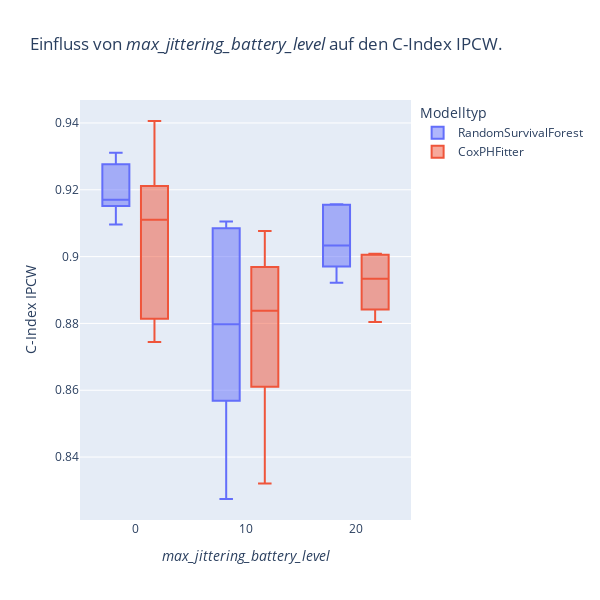
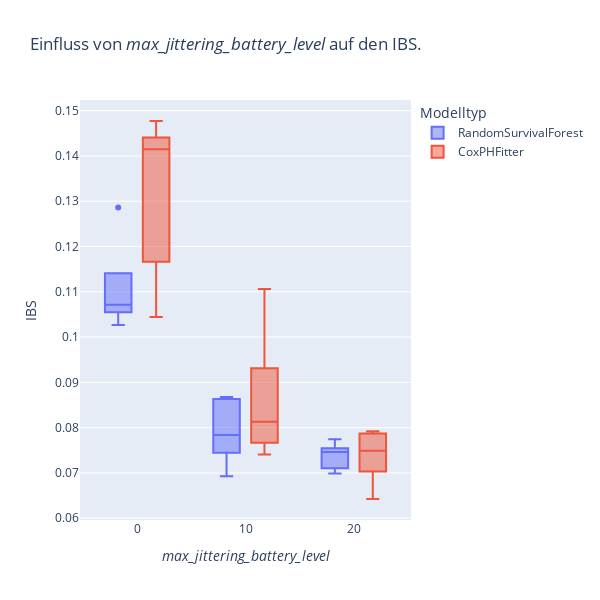
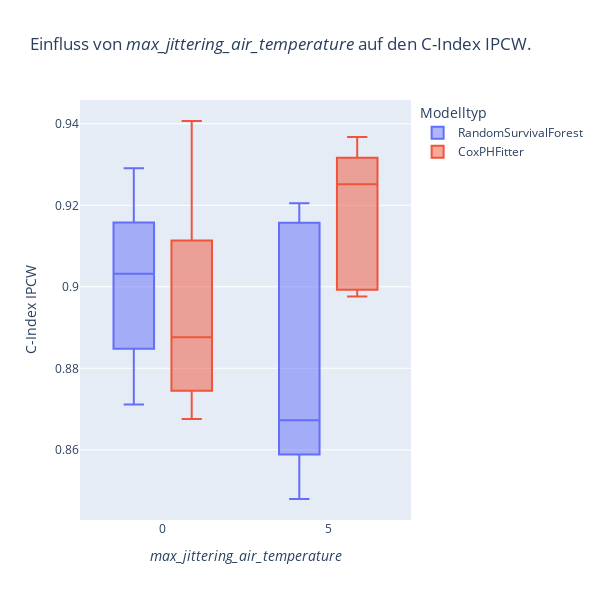
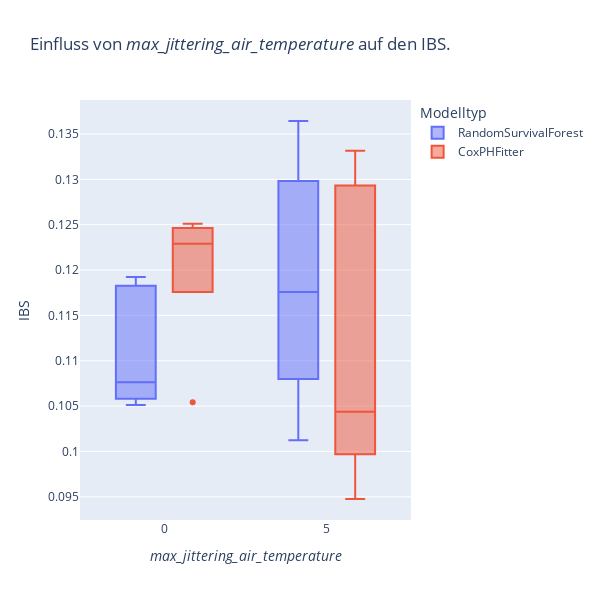

These figures' notebook cell, in order:
### Code cell
for surv_exp, (param, param_bool, param_values) in surv_experiments.items():
    for metric in ["metrics.c_index_ipcw", "metrics.ibs"]:
        surv_exp_results = load_exp_results(surv_exp)
        if surv_exp_results is not None:
            try:
                fig = px.box(
                    surv_exp_results,
                    x=f"params.{param}",
                    y=metric,
                    color="params.model_class",
                    title=f"Einfluss von {param_to_name[param]} auf den {metric_to_name[metric]}.",
                    width=600,
                    height=600,
                )
                
                fig.update_layout(legend_title="Modelltyp")
                fig.update_xaxes(title=param_to_name[param])
                fig.update_yaxes(title=metric_to_name[metric])
                
                fig.show()

                medians = {}
                for model_class, model_group in surv_exp_results.groupby(
                    by="params.model_class"
                ):
                    medians[model_class] = {}
                    for param_value, param_group in model_group.groupby(
                        by=f"params.{param}"
                    ):
                        medians[model_class][param_value] = param_group[metric].median()
                print(medians)
                medians_df = pd.DataFrame(medians).T
                pd.options.display.float_format = "{:.3f}".format
                print(medians_df)

            except ValueError:
                print(f"{surv_exp} does not seem to be finished.")
                raise

### Figure 1 — Plotly figure (JSON) as saved in the notebook; plotly's stock layout.template omitted (floating-point values rounded to 4 significant figures)
{"data": [{"alignmentgroup": "True", "hovertemplate": "params.model_class=RandomSurvivalForest<br>params.max_noise=%{x}<br>metrics.c_index_ipcw=%{y}<extra></extra>", "legendgroup": "RandomSurvivalForest", "marker": {"color": "#636efa"}, "name": "RandomSurvivalForest", "notched": false, "offsetgroup": "RandomSurvivalForest", "orientation": "v", "showlegend": true, "type": "box", "x": [20, 10, 0, 20, 10, 0, 20, 10, 0, 20, 10, 0, 20, 10, 0], "x0": " ", "xaxis": "x", "y": [0.9155, 0.9105, 0.917, 0.8921, 0.8275, 0.9311, 0.9033, 0.8798, 0.917, 0.8987, 0.9078, 0.9265, 0.9157, 0.8666, 0.9096], "y0": " ", "yaxis": "y"}, {"alignmentgroup": "True", "hovertemplate": "params.model_class=CoxPHFitter<br>params.max_noise=%{x}<br>metrics.c_index_ipcw=%{y}<extra></extra>", "legendgroup": "CoxPHFitter", "marker": {"color": "#EF553B"}, "name": "CoxPHFitter", "notched": false, "offsetgroup": "CoxPHFitter", "orientation": "v", "showlegend": true, "type": "box", "x": [20, 10, 0, 20, 10, 0, 20, 10, 0, 20, 10, 0, 20, 10, 0], "x0": " ", "xaxis": "x", "y": [0.9005, 0.8321, 0.9147, 0.8855, 0.8707, 0.9406, 0.8934, 0.8933, 0.911, 0.9008, 0.9076, 0.8745, 0.8804, 0.8838, 0.8837], "y0": " ", "yaxis": "y"}], "layout": {"boxmode": "group", "height": 600, "legend": {"title": {"text": "Modelltyp"}, "tracegroupgap": 0}, "title": {"text": "Einfluss von <i>max_jittering_battery_level</i> auf den C-Index IPCW."}, "width": 600, "xaxis": {"anchor": "y", "domain": [0, 1], "title": {"text": "<i>max_jittering_battery_level</i>"}}, "yaxis": {"anchor": "x", "domain": [0, 1], "title": {"text": "C-Index IPCW"}}}}

### Figure 2 — Plotly figure (JSON) as saved in the notebook; plotly's stock layout.template omitted (floating-point values rounded to 4 significant figures)
{"data": [{"alignmentgroup": "True", "hovertemplate": "params.model_class=RandomSurvivalForest<br>params.max_noise=%{x}<br>metrics.ibs=%{y}<extra></extra>", "legendgroup": "RandomSurvivalForest", "marker": {"color": "#636efa"}, "name": "RandomSurvivalForest", "notched": false, "offsetgroup": "RandomSurvivalForest", "orientation": "v", "showlegend": true, "type": "box", "x": [20, 10, 0, 20, 10, 0, 20, 10, 0, 20, 10, 0, 20, 10, 0], "x0": " ", "xaxis": "x", "y": [0.07476, 0.06928, 0.1071, 0.07459, 0.08617, 0.1092, 0.07137, 0.07616, 0.1286, 0.0774, 0.08674, 0.1026, 0.06985, 0.07839, 0.1064], "y0": " ", "yaxis": "y"}, {"alignmentgroup": "True", "hovertemplate": "params.model_class=CoxPHFitter<br>params.max_noise=%{x}<br>metrics.ibs=%{y}<extra></extra>", "legendgroup": "CoxPHFitter", "marker": {"color": "#EF553B"}, "name": "CoxPHFitter", "notched": false, "offsetgroup": "CoxPHFitter", "orientation": "v", "showlegend": true, "type": "box", "x": [20, 10, 0, 20, 10, 0, 20, 10, 0, 20, 10, 0, 20, 10, 0], "x0": " ", "xaxis": "x", "y": [0.0723, 0.1106, 0.1044, 0.07489, 0.0873, 0.1429, 0.0785, 0.07403, 0.1207, 0.06423, 0.08127, 0.1415, 0.0792, 0.07752, 0.1477], "y0": " ", "yaxis": "y"}], "layout": {"boxmode": "group", "height": 600, "legend": {"title": {"text": "Modelltyp"}, "tracegroupgap": 0}, "title": {"text": "Einfluss von <i>max_jittering_battery_level</i> auf den IBS."}, "width": 600, "xaxis": {"anchor": "y", "domain": [0, 1], "title": {"text": "<i>max_jittering_battery_level</i>"}}, "yaxis": {"anchor": "x", "domain": [0, 1], "title": {"text": "IBS"}}}}

### Figure 3 — Plotly figure (JSON) as saved in the notebook; plotly's stock layout.template omitted (floating-point values rounded to 4 significant figures)
{"data": [{"alignmentgroup": "True", "hovertemplate": "params.model_class=RandomSurvivalForest<br>params.max_noise_temperature=%{x}<br>metrics.c_index_ipcw=%{y}<extra></extra>", "legendgroup": "RandomSurvivalForest", "marker": {"color": "#636efa"}, "name": "RandomSurvivalForest", "notched": false, "offsetgroup": "RandomSurvivalForest", "orientation": "v", "showlegend": true, "type": "box", "x": [5, 0, 5, 0, 5, 0, 5, 0, 5, 0], "x0": " ", "xaxis": "x", "y": [0.9205, 0.8894, 0.8625, 0.8711, 0.8672, 0.9032, 0.9141, 0.9291, 0.8479, 0.9113], "y0": " ", "yaxis": "y"}, {"alignmentgroup": "True", "hovertemplate": "params.model_class=CoxPHFitter<br>params.max_noise_temperature=%{x}<br>metrics.c_index_ipcw=%{y}<extra></extra>", "legendgroup": "CoxPHFitter", "marker": {"color": "#EF553B"}, "name": "CoxPHFitter", "notched": false, "offsetgroup": "CoxPHFitter", "orientation": "v", "showlegend": true, "type": "box", "x": [5, 0, 5, 0, 5, 0, 5, 0, 5, 0], "x0": " ", "xaxis": "x", "y": [0.9252, 0.9016, 0.9368, 0.8676, 0.8998, 0.8768, 0.93, 0.8876, 0.8976, 0.9407], "y0": " ", "yaxis": "y"}], "layout": {"boxmode": "group", "height": 600, "legend": {"title": {"text": "Modelltyp"}, "tracegroupgap": 0}, "title": {"text": "Einfluss von <i>max_jittering_air_temperature</i> auf den C-Index IPCW."}, "width": 600, "xaxis": {"anchor": "y", "domain": [0, 1], "title": {"text": "<i>max_jittering_air_temperature</i>"}}, "yaxis": {"anchor": "x", "domain": [0, 1], "title": {"text": "C-Index IPCW"}}}}

### Figure 4 — Plotly figure (JSON) as saved in the notebook; plotly's stock layout.template omitted (floating-point values rounded to 4 significant figures)
{"data": [{"alignmentgroup": "True", "hovertemplate": "params.model_class=RandomSurvivalForest<br>params.max_noise_temperature=%{x}<br>metrics.ibs=%{y}<extra></extra>", "legendgroup": "RandomSurvivalForest", "marker": {"color": "#636efa"}, "name": "RandomSurvivalForest", "notched": false, "offsetgroup": "RandomSurvivalForest", "orientation": "v", "showlegend": true, "type": "box", "x": [5, 0, 5, 0, 5, 0, 5, 0, 5, 0], "x0": " ", "xaxis": "x", "y": [0.1102, 0.1179, 0.1276, 0.106, 0.1176, 0.1192, 0.1012, 0.1051, 0.1364, 0.1076], "y0": " ", "yaxis": "y"}, {"alignmentgroup": "True", "hovertemplate": "params.model_class=CoxPHFitter<br>params.max_noise_temperature=%{x}<br>metrics.ibs=%{y}<extra></extra>", "legendgroup": "CoxPHFitter", "marker": {"color": "#EF553B"}, "name": "CoxPHFitter", "notched": false, "offsetgroup": "CoxPHFitter", "orientation": "v", "showlegend": true, "type": "box", "x": [5, 0, 5, 0, 5, 0, 5, 0, 5, 0], "x0": " ", "xaxis": "x", "y": [0.09476, 0.1054, 0.1044, 0.1245, 0.1332, 0.1216, 0.1281, 0.1229, 0.1013, 0.1251], "y0": " ", "yaxis": "y"}], "layout": {"boxmode": "group", "height": 600, "legend": {"title": {"text": "Modelltyp"}, "tracegroupgap": 0}, "title": {"text": "Einfluss von <i>max_jittering_air_temperature</i> auf den IBS."}, "width": 600, "xaxis": {"anchor": "y", "domain": [0, 1], "title": {"text": "<i>max_jittering_air_temperature</i>"}}, "yaxis": {"anchor": "x", "domain": [0, 1], "title": {"text": "IBS"}}}}
